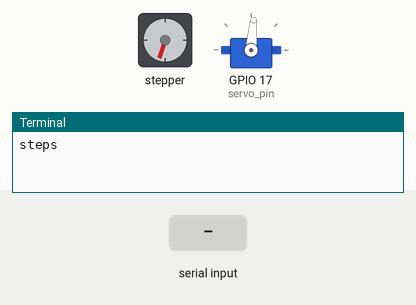
Simulated run of this program. Board: Raspberry Pi (BCM pin numbers). Shown: stepper motor, servo, the last lines printed to the terminal. Inputs (shaded band) come from the test bench. The stepper is drawn at 200 steps a turn; servo angles are drawn from the pulse width (0.5 ms = 0°, 2.5 ms = 180°).

Above: at 1.4 s.
1.5 s: "200" typed at the terminal, then Enter
At 1.85 s:
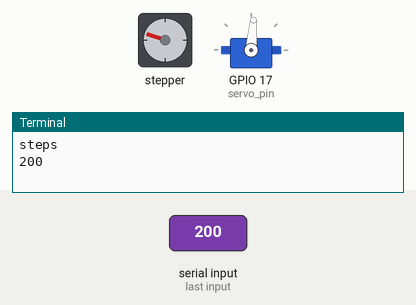
3.4 s: "90" typed at the terminal, then Enter
At 4.5 s:
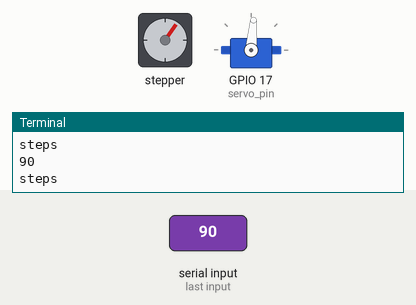
5.0 s: "90" typed at the terminal, then Enter
At 5.7 s:
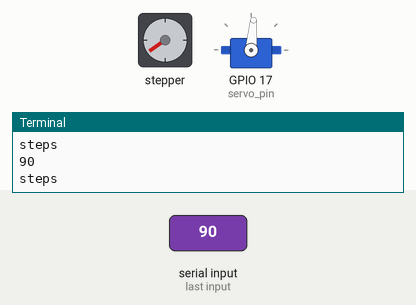
6.6 s: "200" typed at the terminal, then Enter
At 6.95 s:
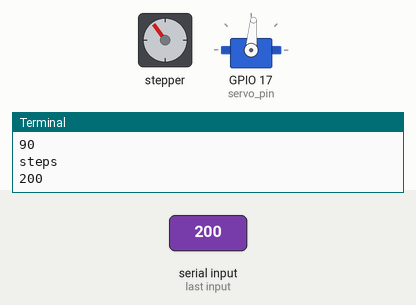
Timing chart, 0 to 9.5 s (numbered marks = the images above; inputs shaded):
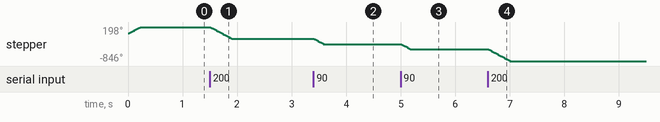

The program:

test3.py
```python
import RPi.GPIO as GPIO
import time

def angle_to_dc(angle):
        return 2.5 + (angle/18)

step_pin = 23  # Step pin
dir_pin = 18   # Direction pin
servo_pin = 17

# Set the GPIO mode and setup the pins
GPIO.setmode(GPIO.BCM)
GPIO.setup(step_pin, GPIO.OUT)
GPIO.setup(dir_pin, GPIO.OUT)
GPIO.setup(servo_pin, GPIO.OUT)

# Set the direction (CW or CCW)
GPIO.output(dir_pin, GPIO.HIGH)  # GPIO.HIGH for clockwise (CW), GPIO.LOW for counterclockwise (CCW)
for i in range(110):
	GPIO.output(step_pin,GPIO.HIGH)
	time.sleep(0.001)
	GPIO.output(step_pin,GPIO.LOW)
	time.sleep(0.001)

GPIO.output(dir_pin,GPIO.LOW)

pwm = GPIO.PWM(servo_pin,50)
pwm.start(angle_to_dc(85))

# Number of steps and delay between steps (adjust as needed)
num_steps = 200
delay = 0.001

try:
        while True:
                tryagain = int(input('steps '))
                if tryagain > 1:
                        for i in range(tryagain):
                                GPIO.output(step_pin,GPIO.HIGH)
                                time.sleep(0.001)
                                GPIO.output(step_pin, GPIO.LOW)
                                time.sleep(0.001)
except KeyboardInterrupt:
        pwm.ChangeDutyCycle(angle_to_dc(90))
        pwm.stop()
        GPIO.cleanup()
```

Measured:
- after the input at 1.5 s, stepper: turns 360° counter-clockwise in 0.40 s, starting at once
- after the input at 3.4 s, stepper: turns 162° counter-clockwise in 0.18 s, starting at once
- after the input at 5.0 s, stepper: turns 162° counter-clockwise in 0.18 s, starting at once
- after the input at 6.6 s, stepper: turns 360° counter-clockwise in 0.40 s, starting at once
